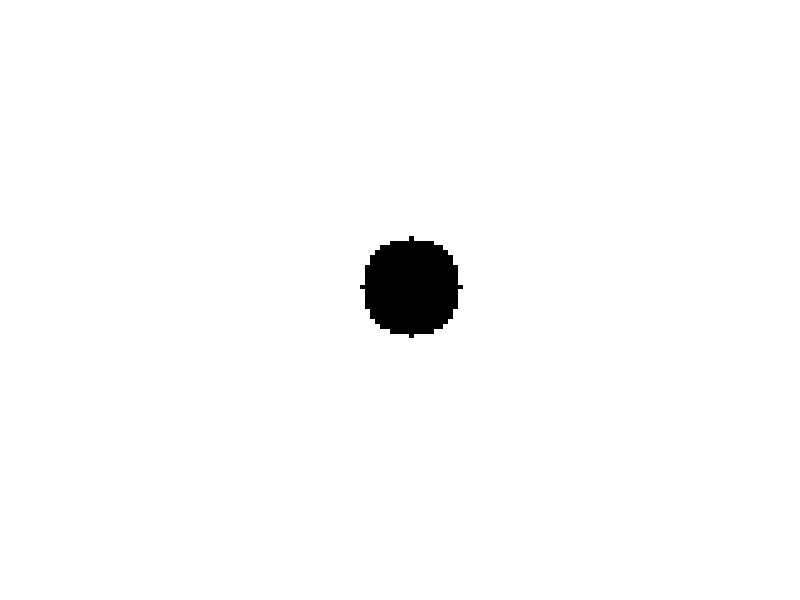
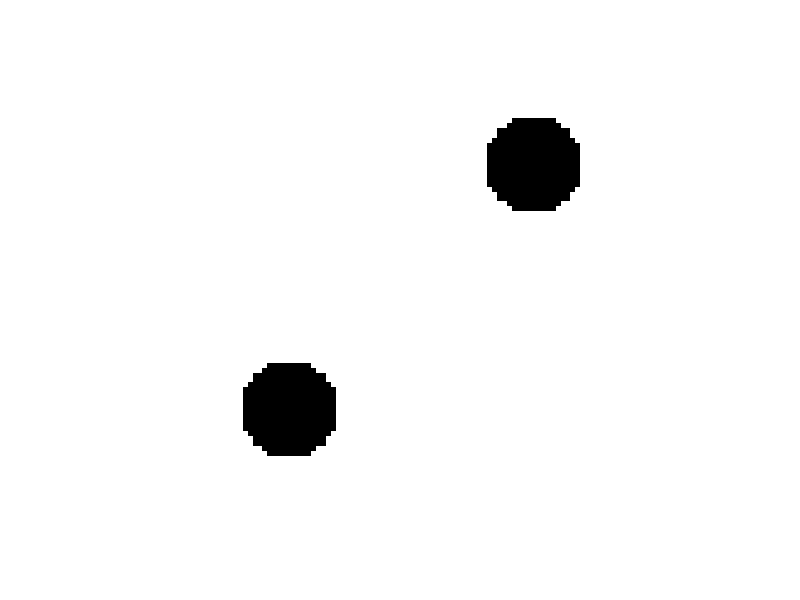
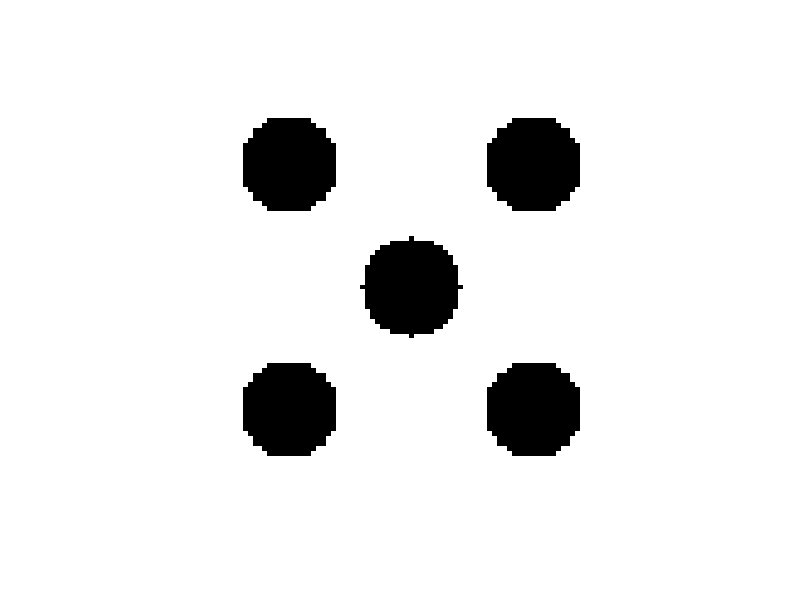
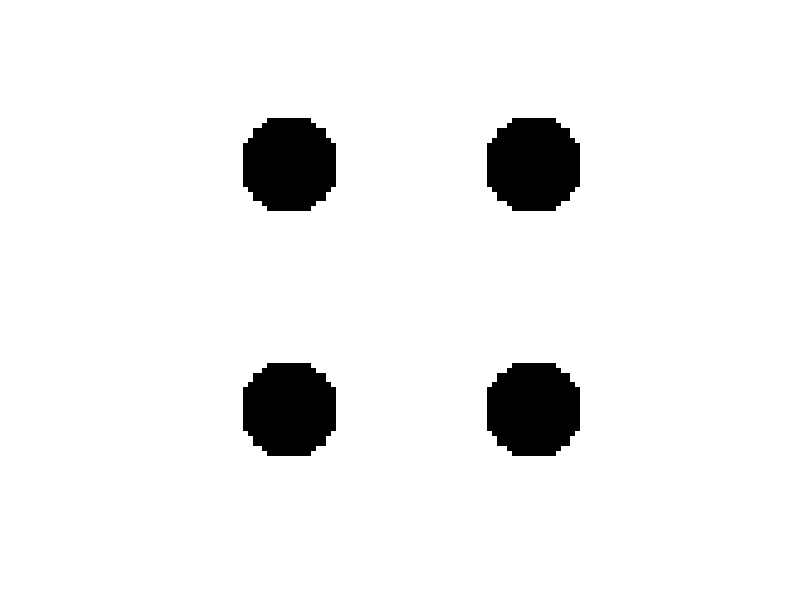

The MATLAB source for these figures, in order: (Note: this script raises an error after producing the figures.)
%Michael Bentivegna
%Homework #3 - Due 2/17/2021

clear;
clc;
close all;

%% Question 1:
A = ones(100,100);
B = ones(100,100);
C = ones(100,100);
MappingGrid = 1:100;

[i,j] = meshgrid(MappingGrid)

A(((i-25).^2 + (j-75).^2).^(1/2) < 10) = 0;
A(((i-75).^2 + (j-25).^2).^(1/2) < 10) = 0;

B(((i-25).^2 + (j-25).^2).^(1/2) < 10) = 0;
B(((i-75).^2 + (j-75).^2).^(1/2) < 10) = 0;

C(((i-50).^2 + (j-50).^2).^(1/2) > 10) = 0;

%Making the Dice
D = ones(100,100) - C;
figure(1);
imshow(D)

figure(2); 
imshow(A)

E = ones(100,100);
E(A == 0 | D == 0) = 0;
figure(3); 
imshow(E)

F = ones(100,100);
F(A == 0 | B == 0) = 0;
figure(4); 
imshow(F)

G = ones(100,100);
G(A == 0 | D == 0 | B == 0) = 0;
figure(3); 
imshow(G)
    
%% Question 2:
[value,index] = findThreshold(normpdf(linspace(0,5,100),0,1), 0.05)

%% Question 3:

x = linspace(-5.25,5.25, 9999);
y = sinc(x);        
                               
[zeroCross, localExtrema] = main(x,y);

extract = y(5000:5953);  
%[firstVal, firstInd]= findThreshold(extract,0.2) 

%% Question 2 (continued):

function [val,ind] = findThreshold(x,threshold)
    allThatSatisfy = find(x<threshold);
    ind = allThatSatisfy(1);
    val = x(ind);
end 
